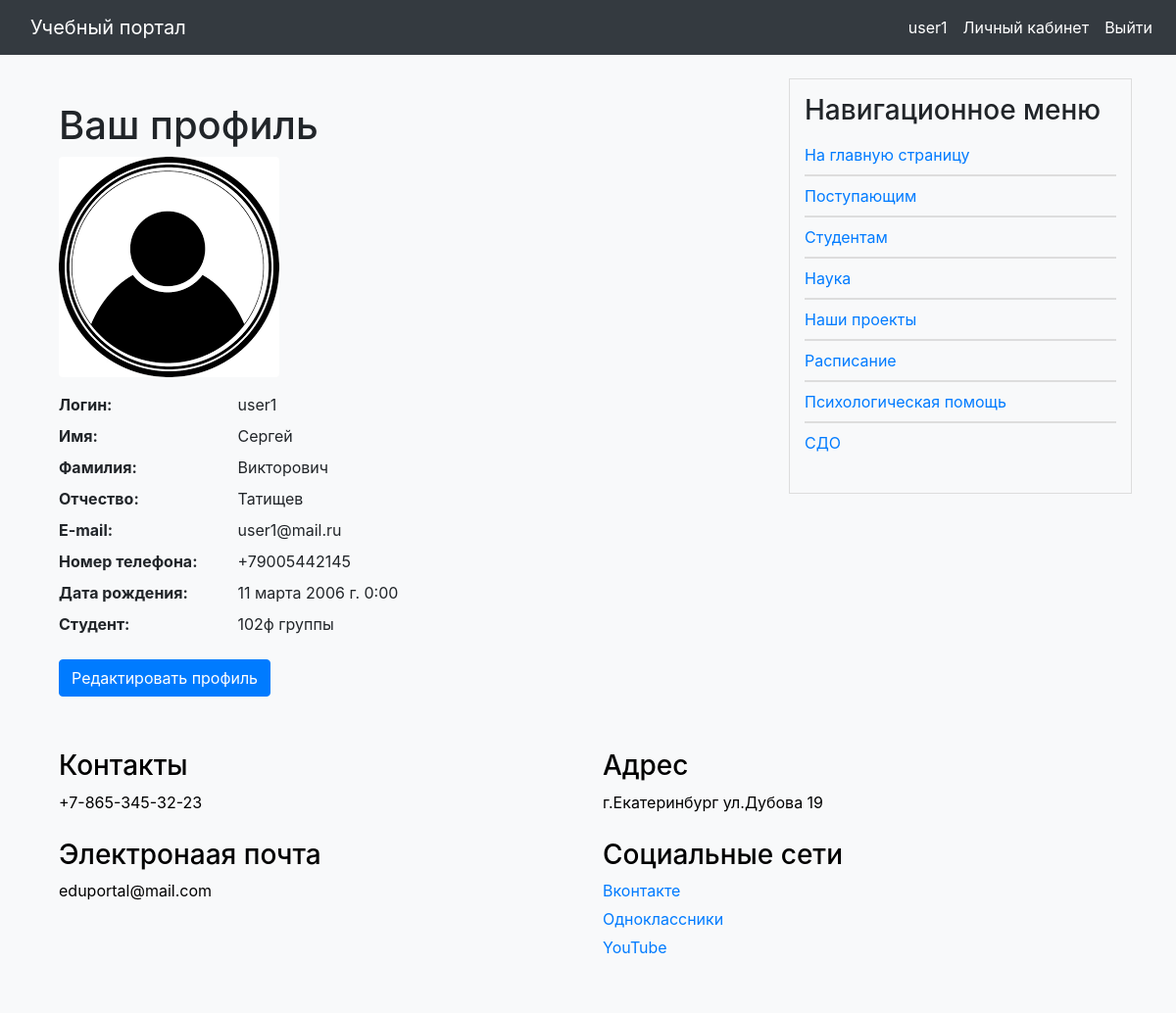
Page /users/profile/ (signed in) on the committed database.
### users/models.py (models this page shows, shortened)
class User(AbstractUser):
    surname = models.CharField(max_length=255, blank=True, verbose_name='Отчество')
    photo = models.ImageField(upload_to="users/%Y/%m/%d/", blank=True, null=True, verbose_name="Фотография")
    date_birth = models.DateTimeField(blank=True, verbose_name="Дата рождения")
    cat_user = models.ForeignKey('CategoryUser', on_delete=models.PROTECT, related_name='users',
                                 default=None, null=True, verbose_name='Категория пользователя')
    group_stud = models.ForeignKey('GroupStudents', blank=True, related_name='groups',
                                   verbose_name='Группа студента', on_delete=models.PROTECT, default=None,
                                   null=True)
    phone_number = models.CharField(max_length=100, unique=True, blank=True, verbose_name='Номер телефона')

class CategoryUser(models.Model):
    class Meta:
        verbose_name = 'Категория пользователя'
        verbose_name_plural = 'Категории пользователей'
    title = models.CharField(max_length=100, verbose_name='Название')
    def __str__(self):
        return self.title

class GroupStudents(models.Model):
    class Meta:
        verbose_name = 'Группы студентов'
        verbose_name_plural = 'Группа студентов'
    group = models.CharField(max_length=100, db_index=True, verbose_name='Группа')
    courses = models.ManyToManyField('education.Courses', related_name='groups_related', verbose_name='Курсы')
    slug = models.SlugField(max_length=100, unique=True, db_index=True, verbose_name='Slug')
    def __str__(self):
        return self.group

### portal/models.py (models this page shows, shortened)
class ShowInfo(models.Model):
    class Meta:
        verbose_name = 'Основная информация'
        verbose_name_plural = 'Основная информация'
    title = models.CharField(max_length=255, verbose_name='Заголовок')
    slug = models.SlugField(max_length=255, unique=True, db_index=True, verbose_name='Slug')
    photo = models.ImageField(upload_to='photos/info', default=None,
                              blank=True, null=True, verbose_name='Фото')
    file = models.FileField(upload_to='file/%Y/%m/%d/', default=None,
                            blank=True, null=True, verbose_name='Файлы')
    content = models.TextField(blank=True, verbose_name='Текст статьи')
    def get_absolute_url(self):
        return reverse('show_info', kwargs={'info_slug': self.slug})

### users/views.py (the view)
# urls.py: path('profile/', views.ProfileView.as_view(), name='profile'),
class ProfileView(LoginRequiredMixin, TemplateView):
    template_name = 'users/profile.html'
    def get_context_data(self, **kwargs):
        context = super().get_context_data(**kwargs)
        context['title'] = 'Профиль пользователя'
        context['user'] = self.request.user
        context['default_image'] = settings.DEFAULT_USER_IMAGE
        return context

### portal/context_processors.py (called while the page is built)
def get_portal_context(request):
    navigate = ShowInfo.objects.all()
    return {'navigate': navigate}

### users/templates/users/profile.html
{% extends 'base.html' %}
{% block content %}
<div class="container mt-4">
    <h1>Ваш профиль</h1>
    {% if user.photo %}
        <img src="{{ user.photo.url }}" class="img-fluid rounded mb-3" alt="Профильное фото">
    {% else %}
        <img src="{{ default_image }}" class="img-fluid rounded mb-3" alt="Профильное фото">
    {% endif %}
    <dl class="row">
        <dt class="col-sm-3">Логин:</dt>
        <dd class="col-sm-9">{{ user.username }}</dd>
        <dt class="col-sm-3">Имя:</dt>
        <dd class="col-sm-9">{{ user.first_name }}</dd>
        <dt class="col-sm-3">Фамилия:</dt>
        <dd class="col-sm-9">{{ user.last_name }}</dd>
        <dt class="col-sm-3">Отчество:</dt>
        <dd class="col-sm-9">{{ user.surname }}</dd>
        <dt class="col-sm-3">E-mail:</dt>
        <dd class="col-sm-9">{{ user.email }}</dd>
        <dt class="col-sm-3">Номер телефона:</dt>
        <dd class="col-sm-9">{{ user.phone_number }}</dd>
        <dt class="col-sm-3">Дата рождения:</dt>
        <dd class="col-sm-9">{{ user.date_birth }}</dd>
        {% if user.cat_user_id == 1 %}
            <dt class="col-sm-3">{{ user.cat_user }}:</dt>
            <dd class="col-sm-9">{{ user.group_stud }} группы</dd>
        {% else %}
            <dt class="col-sm-3">Вы:</dt>
            <dd class="col-sm-9">{{ user.cat_user }}</dd>
        {% endif %}
    </dl>
    <a href="{% url 'users:profile_edit' %}" class="btn btn-primary">Редактировать профиль</a>
</div>
{% endblock %}

### templates/base.html (shortened to what this page needs)
{% load static %}
<!DOCTYPE html>
<html lang="en">
<head>
    <link rel="stylesheet" href="https://stackpath.bootstrapcdn.com/bootstrap/4.3.1/css/bootstrap.min.css">
    <link rel="stylesheet" href="https://cdn.jsdelivr.net/npm/bootstrap-icons@1.10.5/font/bootstrap-icons.css">
    <link type="text/css" href="{% static 'portal/css/styles.css' %}" rel="stylesheet" />
</head>
<body>
<nav class="navbar navbar-expand-lg navbar-dark bg-dark fixed-top navbar-custom">
    <a class="navbar-brand" href="/">Учебный портал</a>
    <div class="collapse navbar-collapse" id="navbarNav">
    <ul class="navbar-nav ml-auto">
        {% if user.is_authenticated %}
            <li class="nav-item">
                <a class="nav-link" href="{% url 'users:profile' %}">{{ user.username }}</a>
            </li>
            <li class="nav-item">
                <a class="nav-link" href="{% url 'education:personal-area' %}">Личный кабинет</a>
            </li>
            <li class="nav-item">
                <a class="nav-link" href="{% url 'users:logout' %}">Выйти</a>
            </li>
        {% endif %}
    </ul>
</div>
</nav>
<div class="container mt-4">
    <div class="row">
        <div class="col-md-8">
            {% block content %}
            {% endblock %}
        </div>
        <div class="col-md-4">
            <div class="nav-block">
                <h3>Навигационное меню</h3>
                <ul>
                    {% if request.path != '/' and request.resolver_match.namespace != 'education' %}
                        <li><a href="/">На главную страницу</a></li>
                    {% endif %}
                    {% if request.resolver_match.namespace == 'education' %}
                        <li><a href="/">Моя группа</a></li>
                        <li><a href="/">Для студентов</a></li>
                        <li><a href="/">Тесты</a></li>
                        <li><a href="/">Библиотека</a></li>
                    {% else %}
                        {% for n in navigate %}
                            <li><a href="{{ n.get_absolute_url }}">{{ n.title }}</a></li>
                        {% endfor %}
                    {% endif %}
                </ul>
            </div>
        </div>
    </div>
</div>
<div class="container mt-4">
    <div class="footer">
    <div class="container">
        <div class="row">
            <div class="col-md-6">
                <h3>Контакты</h3>
                <p>+7-865-345-32-23</p>
            </div>
            <div class="col-md-6">
                <h3>Адрес</h3>
                <p>г.Екатеринбург
                ул.Дубова 19</p>
            </div>
            <div class="col-md-6">
                <h3>Электронаая почта</h3>
                <p>eduportal@mail.com</p>
            </div>
            <div class="col-md-6">
                <h3>Социальные сети</h3>
                <p><a href="#">Вконтакте</a></p>
                <p><a href="#">Одноклассники</a></p>
                <p><a href="#">YouTube</a></p>
            </div>
        </div>
    </div>
</div>
</body>
</html>

### portal/static/portal/css/styles.css (style rules this page uses)
body { padding-top: 56px; background-color: #f8f9fa; }
.navbar-custom { background-color: #343a40; }
.navbar-custom , .navbar-custom .navbar-text { color: #ffffff; }
.navbar-brand { color: #ffffff; margin-left: 15px; }
.navbar-custom .navbar-nav .nav-link { color: #ffffff; }
.nav-block { background-color: #f8f9fa; padding: 15px; border: 1px solid #ddd; }
.nav-block ul { padding: 0; list-style-type: none; }
.nav-block li { border-top: 1px solid #ddd; border-bottom: 1px solid #ddd; margin: 0; padding: 8px 0; }
.nav-block li:first-child { border-top: none; }
.nav-block li:last-child { border-bottom: none; }
.footer { background-color: #f8f9fa; color: black; padding: 30px 0; width: 100%; }
.footer .row { display: flex; justify-content: space-between; flex-wrap: wrap; }
.footer .col-md-6 { margin-bottom: 20px; }
.footer .col-md-6 p { margin-bottom: 5px; }

### rows in the picture
User: username "user1", first_name "Сергей", last_name "Викторович", surname "Татищев", email "user1@mail.ru", phone_number "+79005442145", date_birth "11 марта 2006 г. 0:00", cat_user "Cтудент", group_stud "102ф"
ShowInfo: title "Поступающим"
ShowInfo: title "Студентам"
ShowInfo: title "Наука"
ShowInfo: title "Наши проекты"
ShowInfo: title "Расписание"
ShowInfo: title "Психологическая помощь"
ShowInfo: title "СДО"
